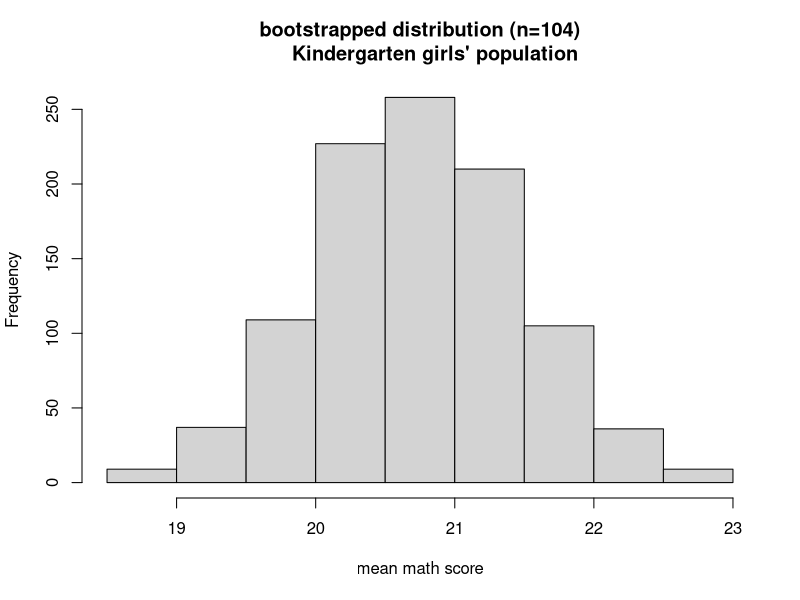
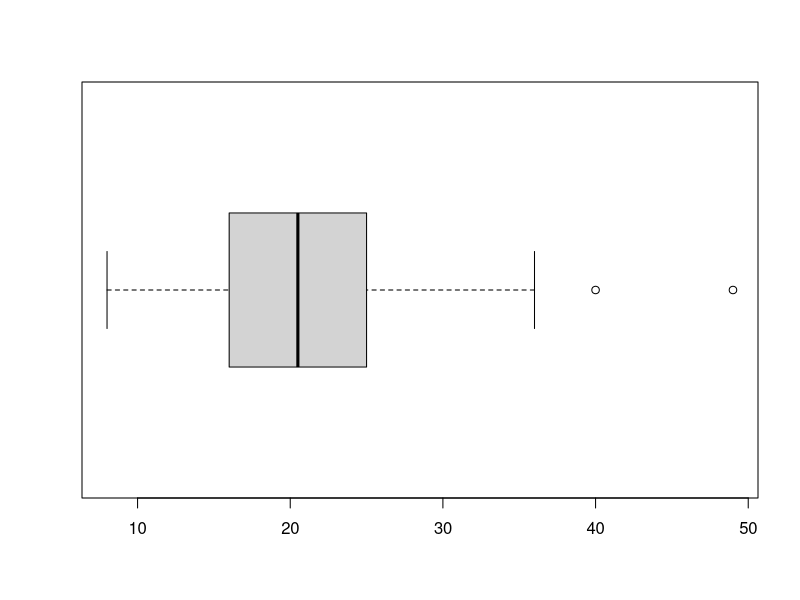
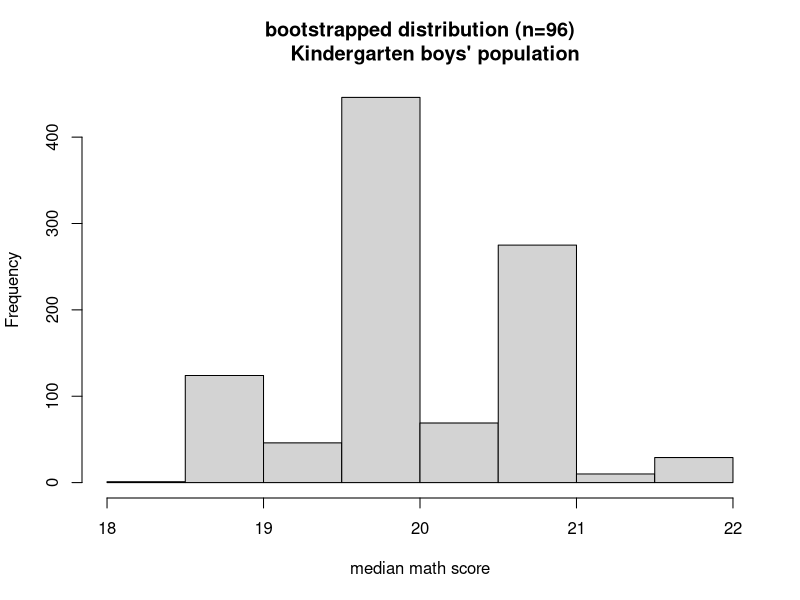

These charts were generated, in order, by the following R code:
#ASRR Chapter 8

#8.4.1
ecls=read.table(file="ecls200.txt",header=TRUE)
str(ecls)

#bootstrap distribution of the sample mean
N=1000
n=104
boot=numeric(N) 
for (i in 1:N) {
  bootsamp <- sample(ecls$c1rmscal[ecls$gender == 1],n,replace=T)
  boot[i] <- mean(bootsamp)
}
hist(boot, main="bootstrapped distribution (n=104)
     Kindergarten girls' population",xlab="mean math score")
SEb=sd(boot)

xbar=mean(ecls$c1rmscal[ecls$gender == 1])
moe=qt(0.975,n-1)*SEb   
xbar-moe
xbar+moe
#or do in one operation
xbar+c(-1,1)*moe

#8.4.2
#95% percentile CI
quantile(boot,c(0.025,0.975))

#8.5
boxplot(ecls$c1rmscal[ecls$gender == 1],horizontal=T)
table(ecls$gender)

#bootstrap distribution of the sample median
N=1000
n=96
boot=numeric(N) 
for (i in 1:N) {
  bootsamp <- sample(ecls$c1rmscal[ecls$gender == 2],n,replace=T)
  boot[i] <- median(bootsamp)
}
hist(boot, main="bootstrapped distribution (n=96)
     Kindergarten boys' population", xlab="median math score")
SEb=sd(boot)

#confidence intervals
med=median(ecls$c1rmscal[ecls$gender == 2])
moe=qt(0.975,n-1)*SEb
med+c(-1,1)*moe                #t interval
quantile(boot,c(0.025,0.975))  #percentile interval

#8.7.1
dat=rnorm(10000, 5, 2)   #set up a normal population with mu=5, sigma=2
N=1000
n=100
boot=numeric(N) 
for (i in 1:N) {
  bootsamp <- sample(dat,n,replace=T)
  boot[i] <- mean(bootsamp)
}
#bootstrapped standard error of mean
SEb=sd(boot)
SEb



